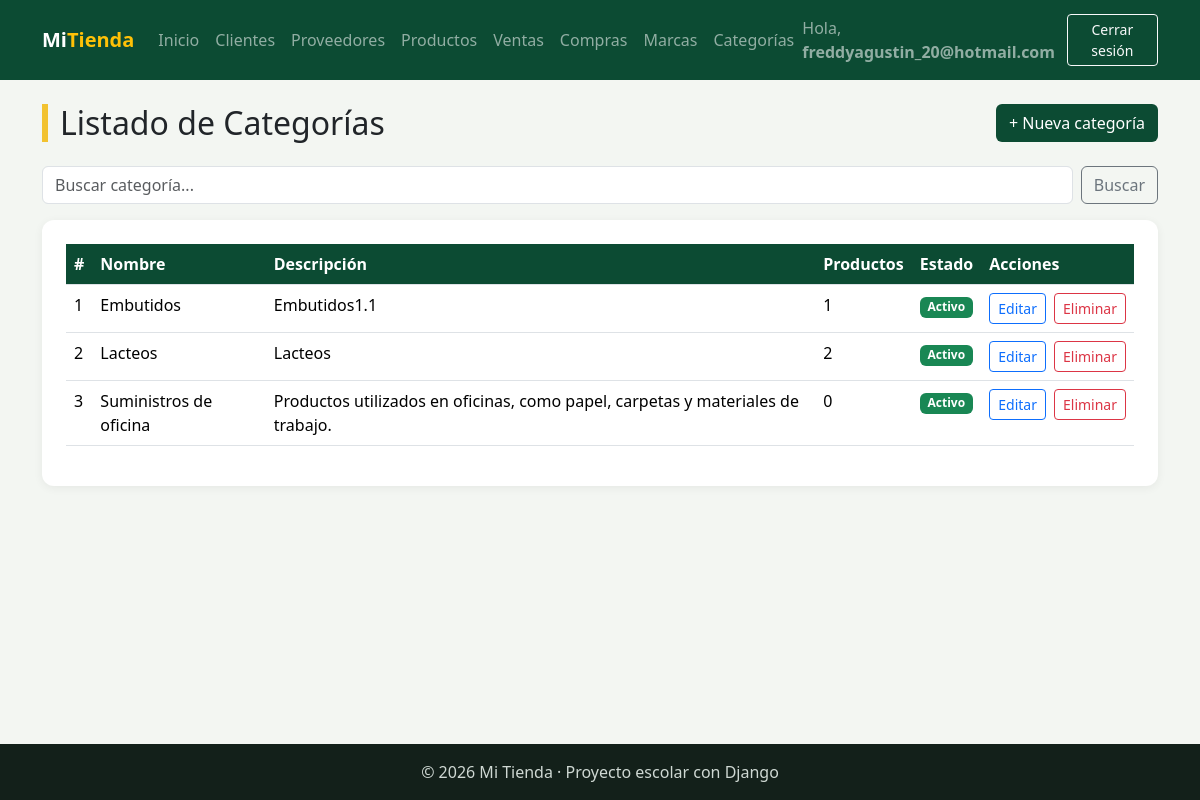
Screenshot of /facturacion/categorias/ (signed in) with the database file from the repository.
### facturacion/models.py (models this page shows, shortened)
class Categoria(models.Model):                     # Hereda de ModeloBase (y este de models.Model)
    nombre = models.CharField(max_length=60, unique=True)
    descripcion = models.TextField("Descripción", blank=True)
    activo = models.BooleanField(default=True)
    class Meta:
        verbose_name = "Categoría"
        verbose_name_plural = "Categorías"
        ordering = ["nombre"]

### facturacion/views.py (the view)
# urls.py: path("categorias/", views.CategoriaListView.as_view(), name="categoria_lista"),
class CategoriaListView(LoginRequiredMixin, ListView):
    model = Categoria
    template_name = "facturacion/categoria_lista.html"
    context_object_name = "categorias"
    paginate_by = 5
    extra_context = {"titulo": "Categorías"}
    def get_queryset(self):
        categorias = super().get_queryset()
        q = self.request.GET.get("q", "").strip()
        if q:
            categorias = categorias.filter(nombre__icontains=q)
        return categorias
    def get_context_data(self, **kwargs):
        contexto = super().get_context_data(**kwargs)
        contexto["q"] = self.request.GET.get("q", "")
        return contexto

### facturacion/templates/facturacion/categoria_lista.html (shortened to what this page needs)
{% extends "base.html" %}
{% block contenido %}
<div class="d-flex justify-content-between align-items-center mb-4">
    <h2 class="titulo-pagina mb-0">
        Listado de Categorías
    </h2>
    <a href="{% url 'facturacion:categoria_crear' %}"
       class="btn btn-verde">
        + Nueva categoría
    </a>
</div>
<form method="get" class="d-flex gap-2 mb-3">
    <input type="text"
           name="q"
           value="{{ q }}"
           class="form-control"
           placeholder="Buscar categoría...">
    <button type="submit" class="btn btn-outline-secondary">
        Buscar
    </button>
</form>
<div class="tarjeta table-responsive">
    <table class="table table-hover">
        <thead>
            <tr>
                <th>#</th>
                <th>Nombre</th>
                <th>Descripción</th>
                <th>Productos</th>
                <th>Estado</th>
                <th>Acciones</th>
            </tr>
        </thead>
        <tbody>
            {% for categoria in categorias %}
            <tr>
                <td>{{ forloop.counter }}</td>
                <td>{{ categoria.nombre }}</td>
                <td>{{ categoria.descripcion }}</td>
                <td>{{ categoria.productos.count }}</td>
                <td>
                    {% if categoria.activo %}
                        <span class="badge bg-success">Activo</span>
                    {% else %}
                        <span class="badge bg-secondary">Inactivo</span>
                    {% endif %}
                </td>
                <td>
                    <div class="d-flex gap-2">
                        <a href="{% url 'facturacion:categoria_editar' categoria.pk %}"
                           class="btn btn-sm btn-outline-primary">
                            Editar
                        </a>
                        <a href="{% url 'facturacion:categoria_eliminar' categoria.pk %}"
                           class="btn btn-sm btn-outline-danger">
                            Eliminar
                        </a>
                    </div>
                </td>
            </tr>
            {% empty %}
            <tr>
                <td colspan="6" class="text-center">
                    No hay categorías registradas.
                </td>
            </tr>
            {% endfor %}
        </tbody>
    </table>
</div>
{% endblock %}

### templates/base.html (shortened to what this page needs)
{% load static %}
<!DOCTYPE html>
<html lang="es">
<head>
    <link href="https://cdn.jsdelivr.net/npm/bootstrap@5.3.3/dist/css/bootstrap.min.css" rel="stylesheet">
    <link rel="stylesheet" href="{% static 'css/estilos.css' %}">
</head>
<body>
    <nav class="navbar navbar-expand-lg navbar-dark barra">
        <div class="container">
            <a class="navbar-brand fw-bold" href="{% url 'home' %}">Mi<span class="text-warning">Tienda</span></a>
            <div class="collapse navbar-collapse" id="menu">
                <ul class="navbar-nav me-auto">
                    <li class="nav-item"><a class="nav-link" href="{% url 'home' %}">Inicio</a></li>
                    {% if user.is_authenticated %}
                        <li class="nav-item"><a class="nav-link" href="{% url 'facturacion:cliente_lista' %}">Clientes</a></li>
                        <li class="nav-item"><a class="nav-link" href="{% url 'facturacion:proveedor_lista' %}">Proveedores</a></li>
                        <li class="nav-item"><a class="nav-link" href="{% url 'facturacion:producto_lista' %}">Productos</a></li>
                        <li class="nav-item"><a class="nav-link" href="{% url 'facturacion:venta_lista' %}">Ventas</a></li>
                        <li class="nav-item"><a class="nav-link" href="{% url 'facturacion:compra_lista' %}">Compras</a></li>
                        <li class="nav-item"><a class="nav-link" href="{% url 'facturacion:marca_lista' %}">Marcas</a></li>
                        <li class="nav-item"><a class="nav-link" href="{% url 'facturacion:categoria_lista' %}">Categorías</a></li>
                    {% endif %}
                </ul>
                <ul class="navbar-nav align-items-lg-center gap-2">
                    {% if user.is_authenticated %}
                        <li class="nav-item navbar-text">Hola, <b>{{ user.username }}</b></li>
                        <li class="nav-item">
                            <form method="post" action="{% url 'logout' %}" class="m-0">
                                <button type="submit" class="btn btn-sm btn-outline-light">Cerrar sesión</button>
                            </form>
                        </li>
                    {% else %}
                        <li class="nav-item"><a class="nav-link" href="{% url 'login' %}">Ingresar</a></li>
                        <li class="nav-item"><a class="btn btn-sm btn-warning" href="{% url 'registro' %}">Crear cuenta</a></li>
                    {% endif %}
                </ul>
            </div>
        </div>
    </nav>
    <main class="container py-4">
        {% block contenido %}{% endblock %}
    </main>
    <footer class="pie text-center py-3">© 2026 Mi Tienda · Proyecto escolar con Django</footer>
</body>
</html>

### static/css/estilos.css (style rules this page uses)
:root { --verde: #0c4b33; --verde-claro: #2f9e6e; --amarillo: #f2c230; }
body { background-color: #f3f6f2; min-height: 100vh; display: flex; flex-direction: column; }
main { flex: 1; }
.barra { background-color: var(--verde); }
.titulo-pagina { border-left: 6px solid var(--amarillo); padding-left: 12px; }
.tarjeta { background: white; border-radius: 12px; padding: 24px; box-shadow: 0 2px 10px rgba(0,0,0,.06); }
.table thead th { background-color: var(--verde); color: white; }
.btn-verde { background-color: var(--verde); color: white; }
.pie { background-color: #13201a; color: #cfd8d3; }

### rows the page displays
Categoria: nombre "Embutidos", descripcion "Embutidos1.1", productos.count "1", activo "Activo"
Categoria: nombre "Lacteos", descripcion "Lacteos", productos.count "2", activo "Activo"
Categoria: nombre "Suministros de oficina", descripcion "Productos utilizados en oficinas, como papel, carpetas y materiales de trabajo.", productos.count "0", activo "Activo"

### other values shown
{{ user.username }} "freddyagustin_20@hotmail.com"
